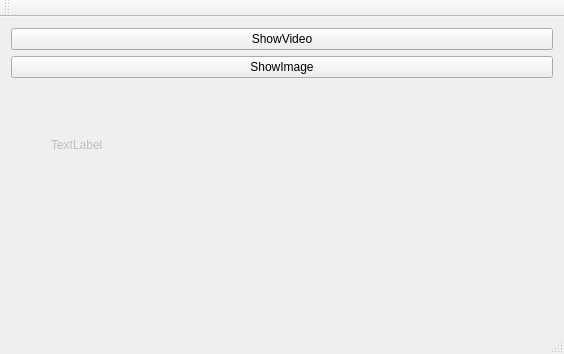
<?xml version="1.0" encoding="UTF-8"?>
<ui version="4.0">
 <class>MainWindow</class>
 <widget class="QMainWindow" name="MainWindow">
  <property name="windowModality">
   <enum>Qt::NonModal</enum>
  </property>
  <property name="geometry">
   <rect>
    <x>0</x>
    <y>0</y>
    <width>564</width>
    <height>354</height>
   </rect>
  </property>
  <property name="windowTitle">
   <string>MainWindow</string>
  </property>
  <property name="unifiedTitleAndToolBarOnMac">
   <bool>false</bool>
  </property>
  <widget class="QWidget" name="centralWidget">
   <layout class="QVBoxLayout" name="verticalLayout">
    <item>
     <widget class="QPushButton" name="pushButton">
      <property name="text">
       <string>ShowVideo</string>
      </property>
     </widget>
    </item>
    <item>
     <widget class="QPushButton" name="pushButton_2">
      <property name="text">
       <string>ShowImage</string>
      </property>
     </widget>
    </item>
    <item>
     <layout class="QGridLayout" name="gridLayout" rowstretch="1" columnstretch="1">
      <item row="0" column="0">
       <widget class="VlcWidgetVideo" name="VideoWidget" native="true">
        <property name="enabled">
         <bool>false</bool>
        </property>
        <widget class="QLabel" name="showImg">
         <property name="geometry">
          <rect>
           <x>40</x>
           <y>50</y>
           <width>68</width>
           <height>22</height>
          </rect>
         </property>
         <property name="text">
          <string>TextLabel</string>
         </property>
        </widget>
       </widget>
      </item>
     </layout>
    </item>
   </layout>
  </widget>
  <widget class="QMenuBar" name="menuBar">
   <property name="geometry">
    <rect>
     <x>0</x>
     <y>0</y>
     <width>564</width>
     <height>31</height>
    </rect>
   </property>
  </widget>
  <widget class="QToolBar" name="mainToolBar">
   <attribute name="toolBarArea">
    <enum>TopToolBarArea</enum>
   </attribute>
   <attribute name="toolBarBreak">
    <bool>false</bool>
   </attribute>
  </widget>
  <widget class="QStatusBar" name="statusBar"/>
 </widget>
 <layoutdefault spacing="6" margin="11"/>
 <customwidgets>
  <customwidget>
   <class>VlcWidgetVideo</class>
   <extends>QWidget</extends>
   <header location="global">VLCQtWidgets/WidgetVideo.h</header>
   <container>1</container>
   <slots>
    <signal>fullscreen()</signal>
    <slot>toggleFullscreen()</slot>
   </slots>
  </customwidget>
 </customwidgets>
 <resources/>
 <connections/>
</ui>
